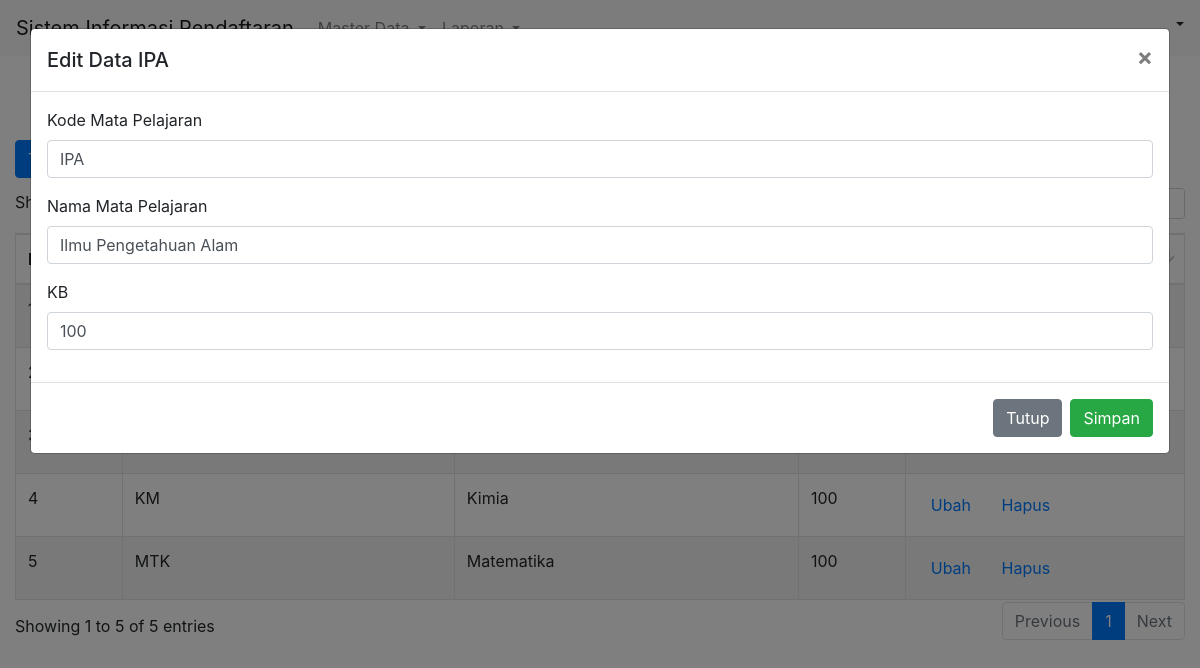
Page /matpel/?kode_matpel=IPA on the committed database.
### tables this page shows
CREATE TABLE `mata_pelajaran` (
  `kode_matpel` varchar(5) NOT NULL,
  `nama_matpel` varchar(30) NOT NULL,
  `kb` varchar(5) NOT NULL
);

### application/controllers/Matpel.php (called while the page is built, shortened)
<?php
class Matpel extends CI_Controller{
	function __construct(){
		$this->load->library('pdftc');
		$this->load->model('MMatpel');
		$this->load->helper('url');
		$this->load->library('session');
	}
	function index(){
		$data['data'] = $this->MMatpel->getAll()->result();
		$this->load->view('header');
		$this->load->view('matpel_home', $data);
		$this->load->view('footer');
	}
}

### index.php (called while the page is built, shortened)
<?php
require_once BASEPATH.'core/CodeIgniter.php';

### application/models/MMatpel.php (called while the page is built, shortened)
<?php
class MMatpel extends CI_Model{
	function getAll(){
		return $this->db->get('mata_pelajaran');
	}
	public function getSearch($key){
		$this->db->select('*');
		$this->db->from('mata_pelajaran');
		$this->db->where('kode_matpel', $key);
		return $this->db->get()->result();
	}
}

### application/views/matpel_home.php (the view, shortened to what this page needs)
<div class="container-fluid">
	<form target="_blank" method="GET" action="<?php echo base_url(). 'matpel/report'; ?>">
		<div class="row" style="margin-top: 10px">
			<div class="col-2" style="margin: 0; max-width: 160px; padding-right: 0;">
				<button type="button" class="btn btn-primary" data-toggle="modal" data-target="#exampleModal">Tambah Data</button>
			</div>
				<div class="col-1" style="padding: 0">
					<a type="submit" class="btn btn-info">Report</a>
				</div>
			<div class="col-sm-9"></div>
			</form>
		</div>
	<div class="row" style="margin-top: 10px">
		<div class="col-sm">
			<table id="example" class="table table-striped table-bordered" style="width:100%; margin-top: 10px">
		        <thead>
		            <tr>
		                <th>No</th>
		                <th>Kode Mata Pelajaran</th>
		                <th>Nama Mata Pelajaran</th>
		                <th>KB</th>
		            </tr>
		        </thead>
		        <tbody>
		        	<?php
						$no = 1;
						foreach($data as $u){
					?>
			            <tr>
			                <td><?=$no++?></td>
			                <td><?=$u->kode_matpel?></td>
			                <td><?=$u->nama_matpel?></td>
			                <td><?=$u->kb?></td>
			                <td>
			                	<a href="<?php echo base_url(). 'matpel/?kode_matpel='.$u->kode_matpel; ?>" class="btn btn-link">Ubah</a>
			                	<button onclick="confirmDelete('<?=$u->kode_matpel?>')" class="btn btn-link" data-toggle="modal" data-target="#staticBackdrop">Hapus</button>
			                </td>
			            </tr>
		            <?php
						}
					?>
		        </tbody>
		    </table>
		</div>
	</div>
	<?php
		$titleModal = "Tambah Data";
		if($this->input->get('kode_matpel') != ""){
			$titleModal = "Edit Data ".$this->input->get('kode_matpel');
			$data = $this->MMatpel->getSearch($this->input->get('kode_matpel'));
		}else{
			$data[0]->kode_matpel = "";
			$data[0]->nama_matpel = "";
			$data[0]->kb = "";
		}
	?>
	<form action="<?php echo base_url(). 'matpel/save'; ?>" method="post">
		<div class="modal fade" id="exampleModal" tabindex="-1" aria-labelledby="exampleModalLabel" aria-hidden="true">
		  <div class="modal-dialog modal-dialog-scrollable modal-xl">
		    <div class="modal-content">
		      <div class="modal-header">
		        <h5 class="modal-title" id="exampleModalLabel"><?=$titleModal?></h5>
		        <button type="button" class="close" data-dismiss="modal" aria-label="Close">
		          <span aria-hidden="true">&times;</span>
		        </button>
		      </div>
		      <div class="modal-body">
		      		<div class="row">
		      			<div class="col-sm">
			      			<div class="form-group">
							    <label for="kode_matpel">Kode Mata Pelajaran</label>
							    <input type="text" class="form-control" id="kode_matpel" name="kode_matpel" value="<?=$data[0]->kode_matpel?>">
							</div>
							<div class="form-group">
							    <label for="nama_matpel">Nama Mata Pelajaran</label>
							    <input type="text" class="form-control" id="nama_matpel" name="nama_matpel" value="<?=$data[0]->nama_matpel?>">
							</div>
							<div class="form-group">
							    <label for="kb">KB</label>
							    <input type="text" class="form-control" id="kb" name="kb" value="<?=$data[0]->kb?>">
							</div>
		      			</div>
		      		</div>
		      </div>
		      <div class="modal-footer">
		        <button type="button" class="btn btn-secondary" data-dismiss="modal">Tutup</button>
		        <button type="submit" class="btn btn-success">Simpan</button>
		      </div>
		    </div>
		  </div>
		</div>
	</form>

### rows in the picture
mata_pelajaran: kode_matpel "KM", nama_matpel "Kimia", kb "100"
mata_pelajaran: kode_matpel "MTK", nama_matpel "Matematika", kb "100"
mata_pelajaran: kode_matpel "IPA", nama_matpel "Ilmu Pengetahuan Alam", kb "100"

### other values in the picture
$titleModal "Edit Data IPA"
